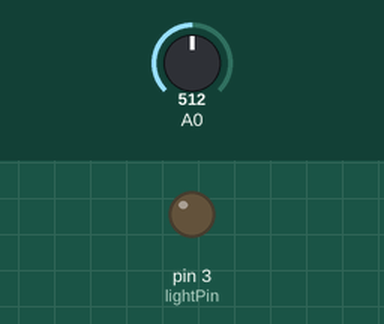
This sketch was run on a simulated Arduino Uno, built with avr-gcc and run on an emulated ATmega328P. Parts: output pins drawn as LEDs (lit = HIGH). The inputs (shaded band) are chosen by the test bench; at power-on: A0 = 512.

Above: at 1.3 s.
1.4 s: A0 set to 4
2.9 s: A0 set to 1
At 4.0 s:
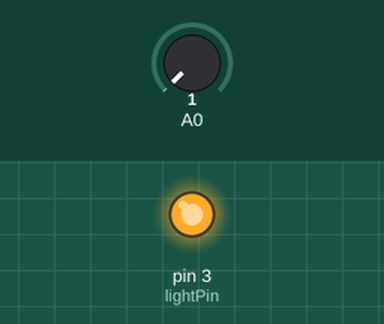
4.5 s: A0 set to 122
At 5.1 s:
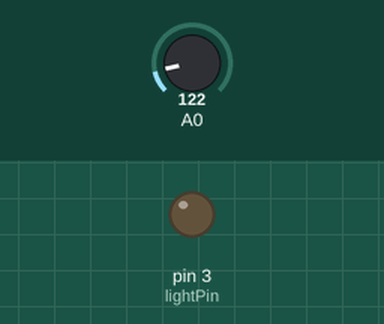
6.0 s: A0 set to 0
At 6.3 s:
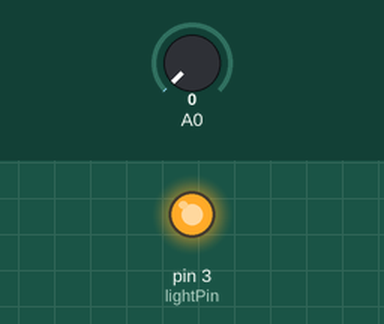
Timing chart, 0 to 8.5 s (numbered marks = the images above; inputs shaded):
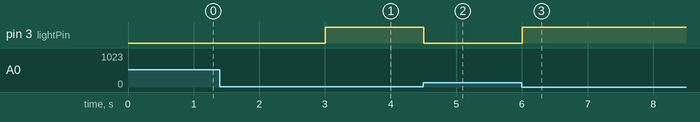

The sketch:

Use_LDR.ino
```cpp
// Variables
int lightPin = 3;
int a0AnalogLdrValue = 0;

void setup() {
  // Serial
  Serial.begin(9600);

  // Set Pin Modes
  pinMode(lightPin, OUTPUT);
}

void loop() {
  // Get Values
  a0AnalogLdrValue = analogRead(A0);

  if(a0AnalogLdrValue <= 2){
    // Open Light
    digitalWrite(lightPin, HIGH);
  }else{
    // Close Light
    digitalWrite(lightPin, LOW);
  }

  // Wait 500 miliseconds program.
  delay(500);
}
```

Measured:
- the behaviour switches between 3 and 2 on A0 (found by bisection; images 0 and 1)
- after the input at 1.4 s, every drawn part: stays the same
- after the input at 2.9 s, pin 3 (lightPin): LOW → HIGH after 0.10 s
- after the input at 4.5 s, pin 3 (lightPin): HIGH → LOW at once
- after the input at 6.0 s, pin 3 (lightPin): LOW → HIGH at once
